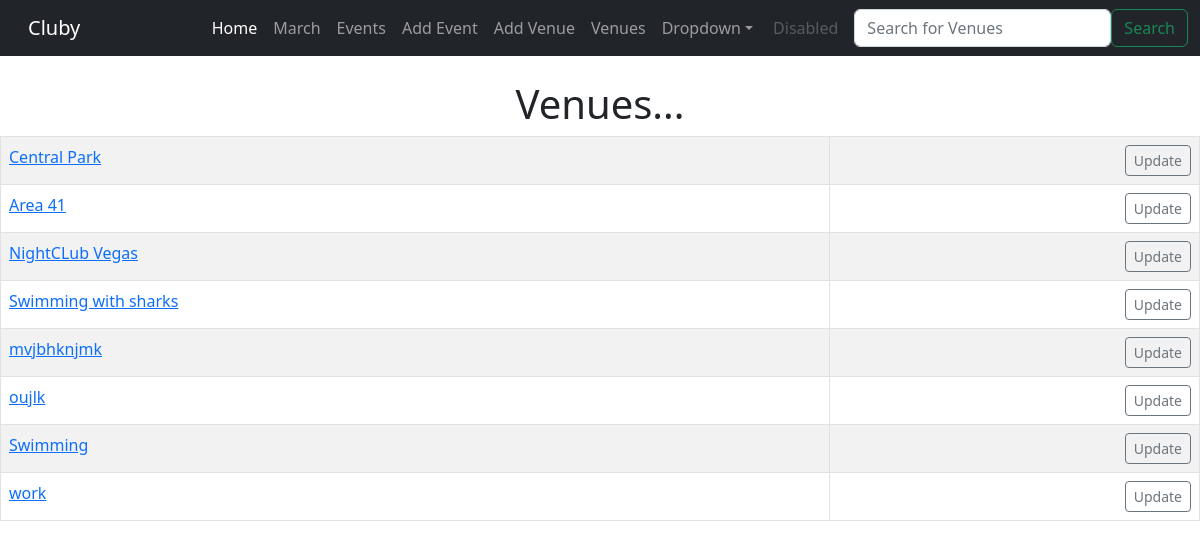
Screenshot of /list_venues with the database file from the repository.
### events/models.py (models this page shows)
class Venue(models.Model):
    name = models.CharField('Venue Name', max_length = 120)
    address = models.CharField(max_length = 300)
    zip_code = models.CharField('Zip Code', max_length = 15)
    phone = models.CharField('Contact Phone', max_length = 25, blank=True)
    web = models.URLField('Website Address', blank=True)
    email_address = models.EmailField('Email Address', blank=True)
    def __str__(self):
        return self.name

### events/views.py (the view)
# urls.py: path('list_venues', views.list_venues, name='list-venues'),
def list_venues(request):
    venue_list = Venue.objects.all()
    return render(request, 'events/venues.html', {
        "venue_list": venue_list
    })

### events/templates/events/venues.html
{% extends 'events/base.html' %}
{% block content %}
    <center>
    <h1>Venues...</h1>
    <table class="table table-striped table-hover table-bordered">
        {% for venue in venue_list %}
            <tr>
                <td>
                    <a href="{% url 'show-venue' venue.id %}">{{ venue }}</a>
                    <br>
                </td>
                <td align="right">
                    <a href="{% url 'update-venue' venue.id %}" class="btn btn-outline-secondary btn-sm">Update</a>
                </td>
            </tr>
        {% endfor %}
    </table>
    </center>
{% endblock %}

### rows the page displays
Venue: name "Central Park"
Venue: name "Area 41"
Venue: name "NightCLub Vegas"
Venue: name "Swimming with sharks"
Venue: name "mvjbhknjmk"
Venue: name "oujlk"
Venue: name "Swimming"
Venue: name "work"
